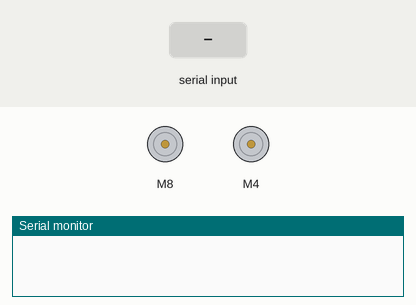
Recording of a program running on a simulated Arduino Micro, built with avr-gcc and run on an emulated ATmega32U4. On the bench: 2 × DC motor (green arrow = forward, orange = backward, longer = faster), the last lines printed to the serial monitor. The inputs (shaded band) are chosen by the test bench.

Above: at 1.2 s.
1.3 s: "f" received over Serial
At 2.4 s:
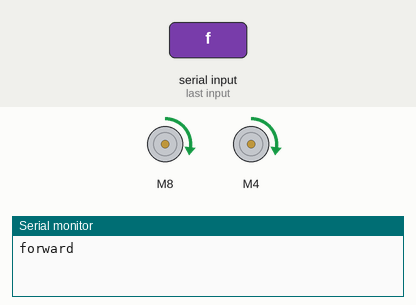
2.8 s: "b" received over Serial
At 3.6 s:
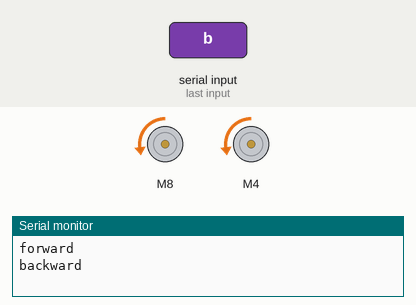
4.3 s: "l" received over Serial
At 4.7 s:
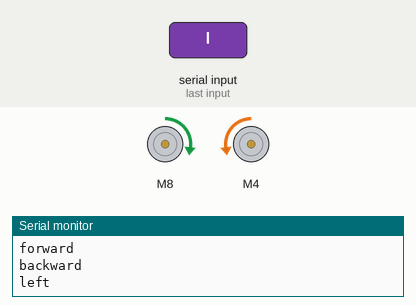
5.8 s: "r" received over Serial
At 7.0 s:
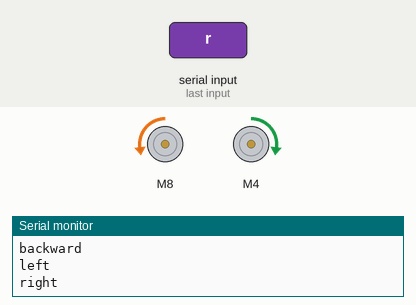
7.3 s: "z" received over Serial
At 8.2 s:
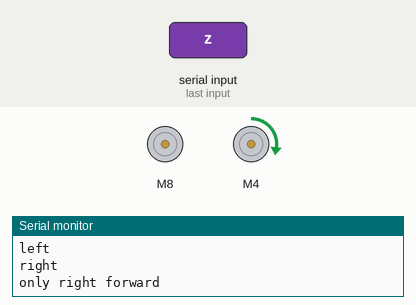
8.8 s: "x" received over Serial
At 9.3 s:
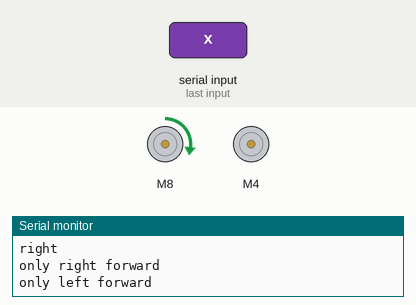
Timing chart, 0 to 11.3 s (numbered marks = the images above; inputs shaded):
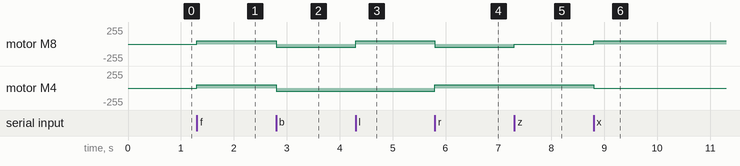

The program:

main.cpp
```cpp
#include <Arduino.h>
#include <L298N.h>

// Motor enable CH1		D5
// Motor input 1 CH1	D4
// Motor input 2 CH1	D7

// Motor enable CH2		D6
// Motor input 1 CH2	D8
// Motor input 2 CH2	D12

//Pin Out
const uint8_t MOTOR_RIGHT_E = 5; //pin for speed control en1
const uint8_t MOTOR_RIGHT_1 = 4;
const uint8_t MOTOR_RIGHT_2 = 7;

const uint8_t MOTOR_LEFT_E = 6; //pin for speed control en2
const uint8_t MOTOR_LEFT_1 = 8;
const uint8_t MOTOR_LEFT_2 = 12;

L298N motorRight(MOTOR_RIGHT_E, MOTOR_RIGHT_1, MOTOR_RIGHT_2);
L298N motorLeft(MOTOR_LEFT_E, MOTOR_LEFT_1, MOTOR_LEFT_2);

uint8_t speed = 50;

void setup()
{
  Serial.begin(9600);
  // pinMode(MOTOR_RIGHT_1, OUTPUT);
  // pinMode(MOTOR_RIGHT_2, OUTPUT);
  // pinMode(MOTOR_LEFT_1, OUTPUT);
  // pinMode(MOTOR_LEFT_2, OUTPUT);
  // pinMode(MOTOR_RIGHT_E, OUTPUT);
  // pinMode(MOTOR_LEFT_E, OUTPUT);
  motorLeft.stop();
  motorRight.stop();
  motorLeft.setSpeed(speed);
  motorRight.setSpeed(speed);
}

void loop()
{

  if (Serial.available())
  {
    char command = Serial.read();
    switch (command)
    {
    case 'f':
      Serial.println("forward");
      motorLeft.setSpeed(speed);
      motorRight.setSpeed(speed);
      motorLeft.forward();
      motorRight.forward();
      break;
    case 'b':
      Serial.println("backward");
      motorLeft.setSpeed(speed);
      motorRight.setSpeed(speed);
      motorLeft.backward();
      motorRight.backward();
      break;
    case 'l':
      Serial.println("left");
      motorLeft.setSpeed(speed);
      motorRight.setSpeed(speed);
      motorLeft.forward();
      motorRight.backward();
      break;
    case 'r':
      Serial.println("right");
      motorLeft.setSpeed(speed);
      motorRight.setSpeed(speed);
      motorLeft.backward();
      motorRight.forward();
      break;
    case 's':
      Serial.println("stop");
      motorLeft.stop();
      motorRight.stop();
      break;
    case 'z':
      Serial.println("only right forward");
      motorRight.setSpeed(speed);
      motorRight.forward();
      motorLeft.stop();
      break;
    case 'x':
      Serial.println("only left forward");
      motorLeft.setSpeed(speed);
      motorLeft.forward();
      motorRight.stop();
      break;
    case '1':
      Serial.println("speed 50");
      speed = 50;
      motorLeft.setSpeed(speed);
      motorRight.setSpeed(speed);
      break;
    case '2':
      Serial.println("speed 100");
      speed = 100;
      motorLeft.setSpeed(speed);
      motorRight.setSpeed(speed);
      break;
    case '3':
      Serial.println("speed 150");
      speed = 150;
      motorLeft.setSpeed(speed);
      motorRight.setSpeed(speed);
      break;

    default:
      break;
    }
  }
  //control speed
  //(pin, speed)

  //control direction
}
```

Measured:
- after the input at 1.3 s, motor M8, motor M4: stopped → forward 50/255 at once
- after the input at 2.8 s, motor M8, motor M4: forward 50/255 → backward 50/255 at once
- after the input at 4.3 s, motor M8: backward 50/255 → forward 50/255 at once
- after the input at 5.8 s, motor M8: forward 50/255 → backward 50/255 at once; motor M4: backward 50/255 → forward 50/255 at once
- after the input at 7.3 s, motor M8: backward 50/255 → stopped at once
- after the input at 8.8 s, motor M8: stopped → forward 50/255 at once; motor M4: forward 50/255 → stopped at once
